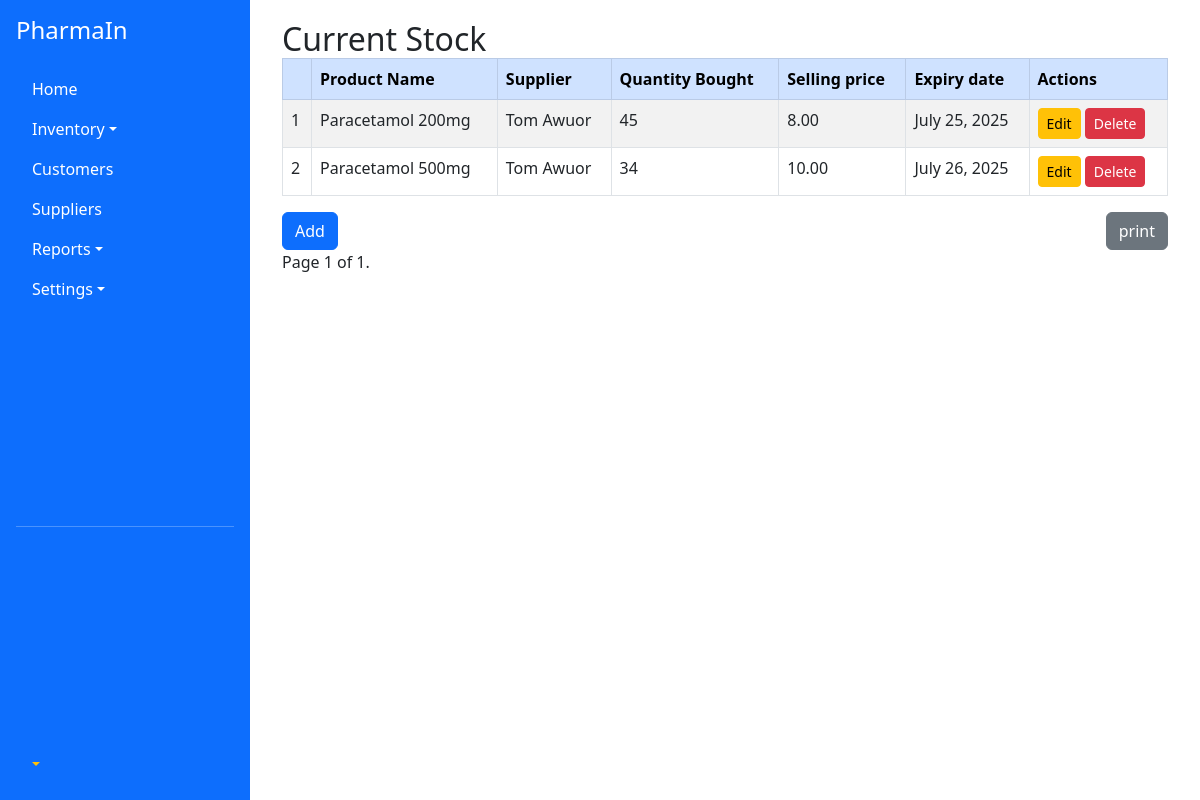
/all-stock/ (signed in), run on an earlier commit of the app's database.
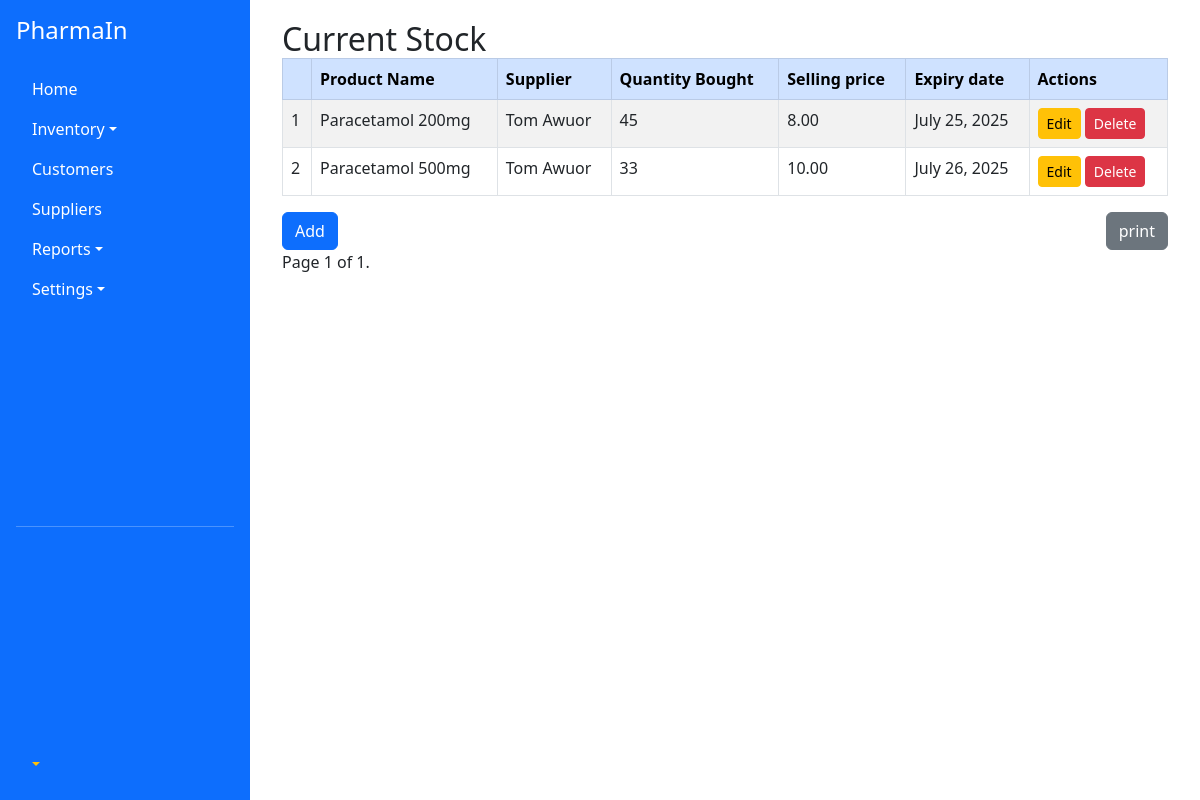
And on a later commit of the database.
### inventory/models.py (models this page shows, shortened)
class StockItem(models.Model):
    product_name = models.CharField(max_length=255)
    supplier = models.ForeignKey(Supplier, on_delete=models.CASCADE)
    category = models.ForeignKey(Category, on_delete=models.CASCADE)
    quantity = models.PositiveIntegerField()
    unit_price = models.DecimalField(max_digits=10, decimal_places=2)
    selling_price = models.DecimalField(max_digits=10, decimal_places=2)
    expiry_date = models.DateField(null=True, blank=True)
    notes = models.TextField(blank=True, null=True)
    added_on = models.DateTimeField(auto_now_add=True)

class Supplier(models.Model):
    name = models.CharField(max_length=255)
    contact_info = models.TextField(blank=True, null=True)
    def __str__(self):
        return self.name

### inventory/views.py (the view)
# urls.py: path('all-stock/', views.show_stock, name='all-stock'),
@login_required
def show_stock(request):
    stockitems = StockItem.objects.all().order_by('-added_on')  # adjust as needed
    paginator = Paginator(stockitems, 50)  # Show 10 stocks per page
    page_number = request.GET.get('page')
    page_obj = paginator.get_page(page_number)
    return render(request, 'inventory/all_stock.html', {
        'page_obj': page_obj,
    })

### templates/inventory/all_stock.html (shortened to what this page needs)
{% extends 'base/main.html' %}
{% block content %}
<div class="container mt-0">
  <h2 class="mb-0">Current Stock</h2>
  <table class="table table-bordered table-hover table-striped">
    <thead class="table-primary">
      <tr>
        <th></th>
        <th>Product Name</th>
        <th>Supplier</th>
        <th>Quantity Bought</th>
        <th>Selling price</th>
        <th>Expiry date</th>
         {% if request.user.is_staff %}
        <th>Actions</th>
         {% endif %}
      </tr>
    </thead>
    <tbody>
    {% for stock in page_obj %}
<tr>
  <td>{{ forloop.counter }}</td>
  <td>{{ stock.product_name }}</td>
  <td>{{ stock.supplier }}</td>
  <td>{{ stock.quantity }}</td>
  <td>{{ stock.selling_price }}</td>
  <td>{{ stock.expiry_date }}</td>
  {% if request.user.is_staff %}
  <td>
    <a href="{% url 'edit-stock' stock.id %}" class="btn btn-sm btn-warning">Edit</a>
    <a href="{% url 'delete-stock' stock.id %}" class="btn btn-sm btn-danger">Delete</a>
  </td>
  {% endif %}
</tr>
{% endfor %}
    </tbody>
  </table>
  <div class="mt-3 d-flex justify-content-between">
     {% if request.user.is_staff %}
  <a href="{% url 'add-stock' %}" class="btn btn-primary">Add</a>
  {% endif %}
  <a href="#" class="btn btn-secondary">print</a>
  </div>
<div class="pagination">
  <span class="step-links">
    <span class="current">
      Page {{ page_obj.number }} of {{ page_obj.paginator.num_pages }}.
    </span>
  </span>
</div>
</div>
  {% endblock %}

What changed in the data, as far as the page shows it:
changed StockItem "Paracetamol 500mg": quantity "34" → "33"
